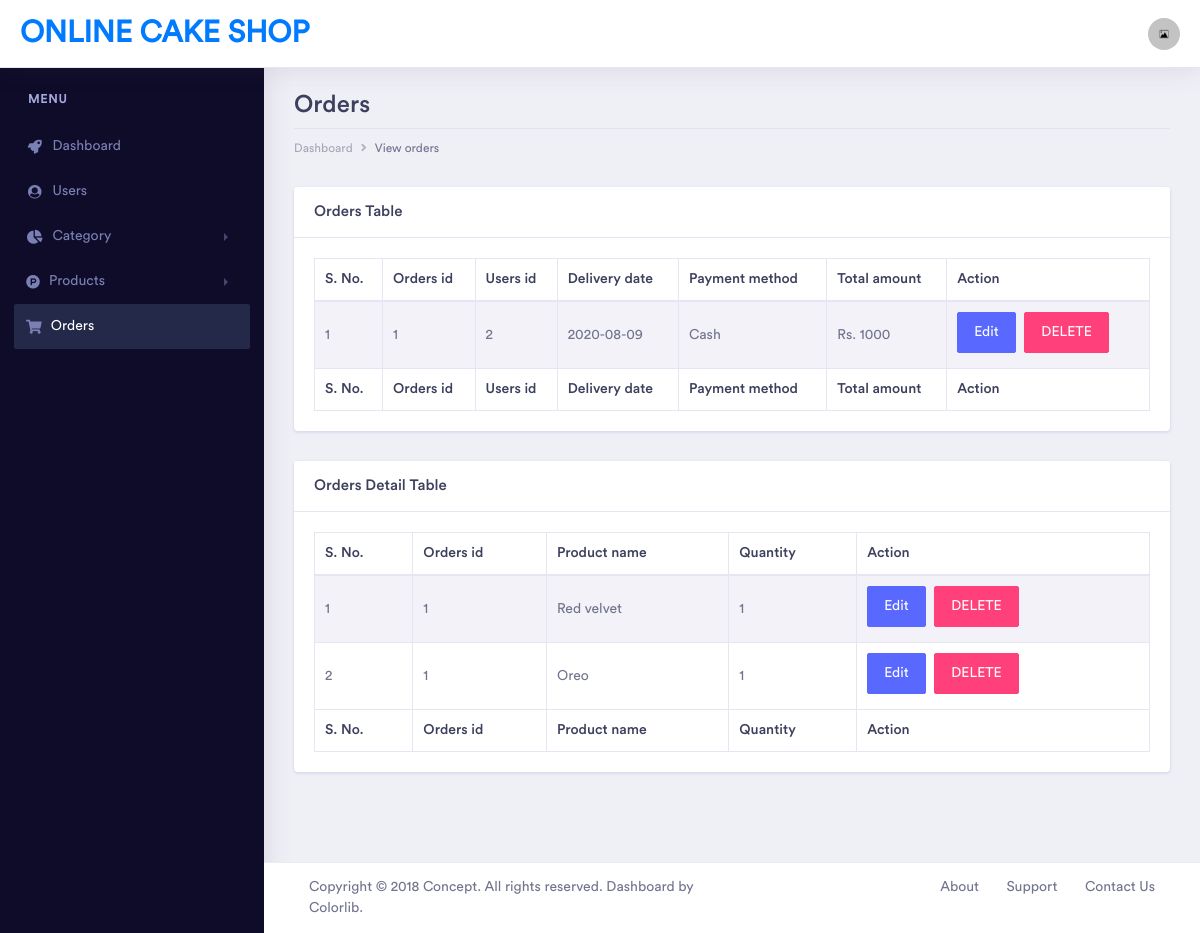
/onlinecakeshop/admin/view_orders.php (signed in), run on the app's committed database.
### tables this page shows
CREATE TABLE `cake_shop_orders` (
  `orders_id` int(11) NOT NULL,
  `users_id` int(11) NOT NULL,
  `delivery_date` varchar(100) NOT NULL,
  `payment_method` varchar(50) NOT NULL,
  `total_amount` varchar(100) NOT NULL
);

CREATE TABLE `cake_shop_orders_detail` (
  `orders_detail_id` int(11) NOT NULL,
  `orders_id` int(11) NOT NULL,
  `product_name` varchar(100) NOT NULL,
  `quantity` int(11) NOT NULL
);

### onlinecakeshop/admin/view_orders.php (the view, shortened to what this page needs)
<?php
if (isset($_SESSION['user_admin_id']) && $_SESSION['user_admin_id'] != null) {
?>
<!doctype html>
<html lang="en">
<head>
    <link rel="stylesheet" href="../css/bootstrap.min.css">
    <link href="../fonts/circular-std/style.css" rel="stylesheet">
    <link rel="stylesheet" href="../css/style.css">
    <link rel="stylesheet" href="../fonts/fontawesome/css/fontawesome-all.css">
    <link rel="stylesheet" href="../css/dataTables.bootstrap4.css">
</head>
<body>
    <div class="dashboard-main-wrapper">
       <div class="dashboard-header">
            <nav class="navbar navbar-expand-lg bg-white fixed-top">
                <a class="navbar-brand" href="#">Online Cake Shop</a>
                <div class="collapse navbar-collapse" id="navbarSupportedContent">
                    <ul class="navbar-nav ml-auto navbar-right-top">
                        <li class="nav-item dropdown nav-user">
                            <a class="nav-link nav-user-img" href="#" id="navbarDropdownMenuLink2" data-toggle="dropdown" aria-haspopup="true" aria-expanded="false"><img src="../uploads/default-image.jpg" alt="" class="user-avatar-md rounded-circle"></a>
                        </li>
                    </ul>
                </div>
            </nav>
        </div>
      <div class="nav-left-sidebar sidebar-dark">
            <div class="menu-list">
                <nav class="navbar navbar-expand-lg navbar-light">
                    <div class="collapse navbar-collapse" id="navbarNav">
                        <ul class="navbar-nav flex-column">
                            <li class="nav-divider">
                                Menu
                            </li>
                            <li class="nav-item ">
                                <a class="nav-link" href="dashboard.php"><i class="fa fa-fw fa-rocket"></i>Dashboard</a>
                            </li>
                            <li class="nav-item">
                                <a class="nav-link" href="view_users.php"><i class="fa fa-fw fa-user-circle"></i>Users</a>
                            </li>
                            <li class="nav-item">
                                <a class="nav-link" href="#" data-toggle="collapse" aria-expanded="false" data-target="#submenu-3" aria-controls="submenu-3"><i class="fas fa-fw fa-chart-pie"></i>Category</a>
                            </li>
                            <li class="nav-item ">
                                <a class="nav-link" href="#" data-toggle="collapse" aria-expanded="false" data-target="#submenu-4" aria-controls="submenu-4"><i class="fab fa-product-hunt
"></i>Products</a>
                            </li>
                            <li class="nav-item">
                                <a class="nav-link active" href="view_orders.php"><i class="fas fa-shopping-cart
"></i>Orders</a>
                            </li>
                        </ul>
                    </div>
                </nav>
            </div>
        </div>
        <div class="dashboard-wrapper">
            <div class="container-fluid dashboard-content">
                <div class="row">
                    <div class="col-xl-12 col-lg-12 col-md-12 col-sm-12 col-12">
                        <div class="page-header">
                            <h2 class="pageheader-title">Orders</h2>
                            <div class="page-breadcrumb">
                                <nav aria-label="breadcrumb">
                                    <ol class="breadcrumb">
                                        <li class="breadcrumb-item"><a href="dashboard.php" class="breadcrumb-link">Dashboard</a></li>
                                        <li class="breadcrumb-item active" aria-current="page">View orders</li>
                                    </ol>
                                </nav>
                            </div>
                        </div>
                    </div>
                </div>
                <div class="row">
                    <div class="col-xl-12 col-lg-12 col-md-12 col-sm-12 col-12">
                        <div class="card">
                            <h5 class="card-header">Orders Table</h5>
                            <div class="card-body">
                                <div class="table-responsive">
                                    <table class="table table-striped table-bordered first">
                                        <thead>
                                            <tr>
                                                <th>S. No.</th>
                                                <th>Orders id</th>
                                                <th>Users id</th>
                                                <th>Delivery date</th>
                                                <th>Payment method</th>
                                                <th>Total amount</th>
                                                <th>Action</th>
                                            </tr>
                                        </thead>
                                        <tbody>
                                            <?php
                                            require_once('../config.php');
                                            $select = "SELECT * FROM cake_shop_orders";
                                            $query = mysqli_query($conn, $select);
                                            $i = 1;
                                            while ($res = mysqli_fetch_assoc($query)) {
                                            ?>
                                            <tr>
                                                <td><?php echo $i++;?></td>
                                                <td><?php echo $res['orders_id'];?></td>
                                                <td><?php echo $res['users_id'];?></td>
                                                <td><?php echo $res['delivery_date'];?></td>
                                                <td><?php echo $res['payment_method'];?></td>
                                                <td>Rs. <?php echo $res['total_amount'];?></td>
                                                <td>
                                                    <button data-toggle="modal" data-target="#exampleModal" class="btn btn-space btn-primary" onclick="edit_orders(<?php echo $res['orders_id'];?>)">Edit</button>
                                                    <button onclick="delete_orders(<?php echo $res['orders_id'];?>)" class="btn btn-space btn-secondary">DELETE</button>
                                                </td>
                                            </tr>
                                            <?php } ?>
                                        </tbody>
                                        <tfoot>
                                            <tr>
                                                <th>S. No.</th>
                                                <th>Orders id</th>
                                                <th>Users id</th>
                                                <th>Delivery date</th>
                                                <th>Payment method</th>
                                                <th>Total amount</th>
                                                <th>Action</th>
                                            </tr>
                                        </tfoot>
                                    </table>
                                </div>
                            </div>
                        </div>
                    </div>
                </div>
                <div class="row">
                    <div class="col-xl-12 col-lg-12 col-md-12 col-sm-12 col-12">
                        <div class="card">
                            <h5 class="card-header">Orders Detail Table</h5>
                            <div class="card-body">
                                <div class="table-responsive">
                                    <table class="table table-striped table-bordered first">
                                        <thead>
                                            <tr>
                                                <th>S. No.</th>
                                                <th>Orders id</th>
                                                <th>Product name</th>
                                                <th>Quantity</th>
                                                <th>Action</th>
                                            </tr>
                                        </thead>
                                        <tbody>
                                            <?php
                                            require_once('../config.php');
                                            $select = "SELECT * FROM cake_shop_orders_detail";
                                            $query = mysqli_query($conn, $select);
                                            $i = 1;
                                            while ($res = mysqli_fetch_assoc($query)) {
                                            ?>
                                            <tr>
                                                <td><?php echo $i++;?></td>
                                                <td><?php echo $res['orders_id'];?></td>
                                                <td><?php echo $res['product_name'];?></td>
                                                <td><?php echo $res['quantity'];?></td>
                                                <td>
                                                    <button data-toggle="modal" data-target="#exampleModal1" class="btn btn-space btn-primary" onclick="edit_orders_detail(<?php echo $res['orders_detail_id'];?>)">Edit</button>
                                                    <button onclick="delete_orders_detail(<?php echo $res['orders_detail_id'];?>)" class="btn btn-space btn-secondary">DELETE</button>
                                                </td>
                                            </tr>
                                            <?php } ?>
                                        </tbody>
                                        <tfoot>
                                            <tr>
                                                <th>S. No.</th>
                                                <th>Orders id</th>
                                                <th>Product name</th>
                                                <th>Quantity</th>
                                                <th>Action</th>
                                            </tr>
                                        </tfoot>
                                    </table>
                                </div>
                            </div>
                        </div>
                    </div>
                </div>
            </div>
            <div class="footer">
                <div class="container-fluid">
                    <div class="row">
                        <div class="col-xl-6 col-lg-6 col-md-12 col-sm-12 col-12">
                            Copyright © 2018 Concept. All rights reserved. Dashboard by <a href="https://colorlib.com/wp/">Colorlib</a>.
                        </div>
                        <div class="col-xl-6 col-lg-6 col-md-12 col-sm-12 col-12">
                            <div class="text-md-right footer-links d-none d-sm-block">
                                <a href="javascript: void(0);">About</a>
                                <a href="javascript: void(0);">Support</a>
                                <a href="javascript: void(0);">Contact Us</a>
                            </div>
                        </div>
                    </div>
                </div>
            </div>
        </div>
    </div>
</body>
</html>
<?php
}
else {
    header("Location: index.php");
}
?>

### data on the page
cake_shop_orders: orders_id "1", users "2", delivery_date "2020-08-09", payment_method "Cash", total_amount "1000"
cake_shop_orders_detail: orders "1", product_name "Red velvet", quantity "1"
cake_shop_orders_detail: orders "1", product_name "Oreo", quantity "1"
